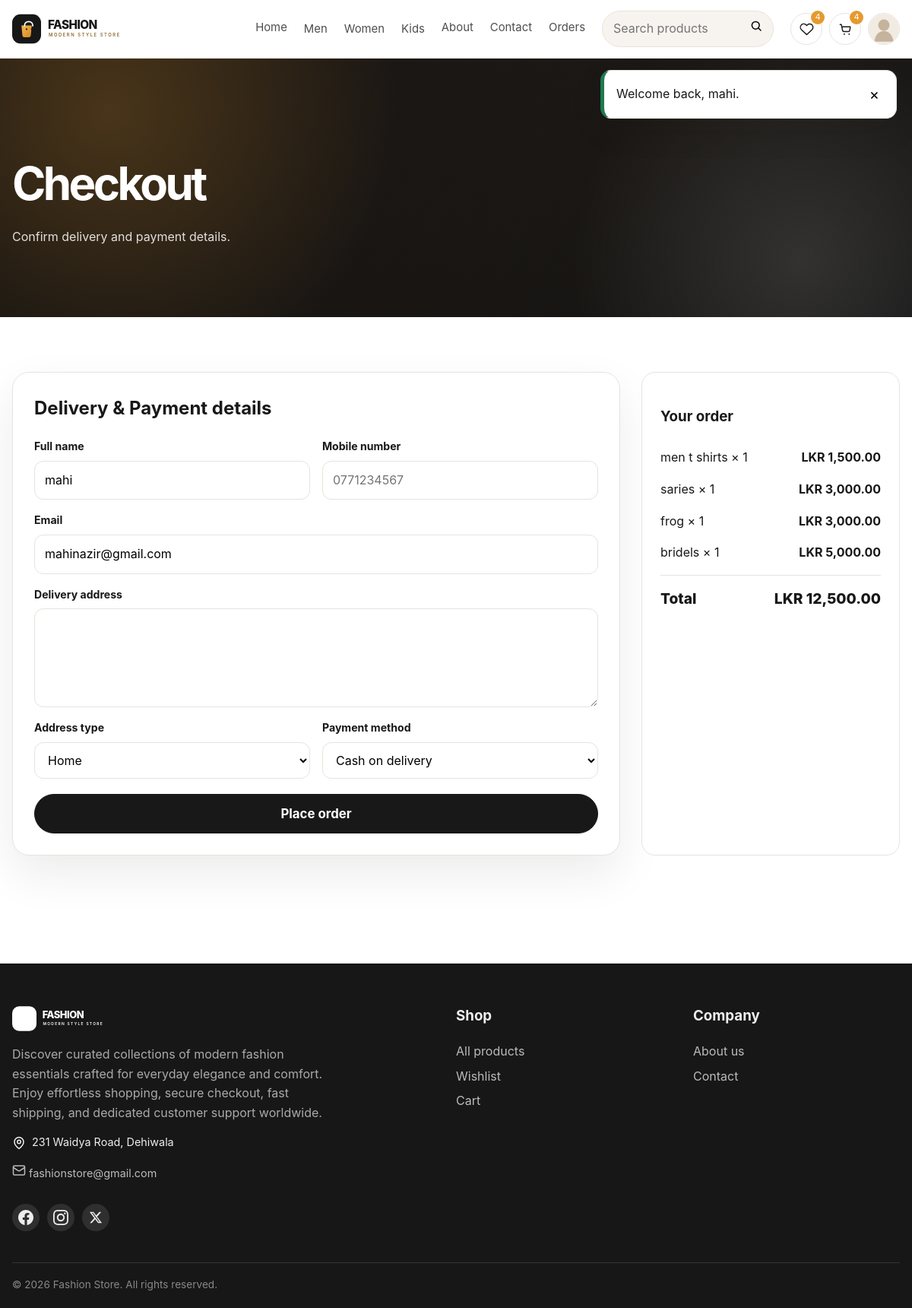
The page /checkout.php (signed in) on the database its author committed.
### tables this page shows
CREATE TABLE `users` (
  `id` varchar(20) NOT NULL,
  `name` varchar(50) NOT NULL,
  `email` varchar(100) NOT NULL,
  `password` varchar(255) NOT NULL,
  `image` varchar(150) NOT NULL DEFAULT '',
  `created_at` timestamp NOT NULL DEFAULT current_timestamp(),
  `updated_at` timestamp NOT NULL DEFAULT current_timestamp() ON UPDATE current_timestamp()
);

CREATE TABLE `cart` (
  `id` varchar(20) NOT NULL,
  `user_id` varchar(20) NOT NULL,
  `product_id` varchar(20) NOT NULL,
  `price` decimal(12,2) NOT NULL,
  `qty` int(10) UNSIGNED NOT NULL DEFAULT 1,
  `option_size` varchar(50) NOT NULL DEFAULT '',
  `created_at` timestamp NOT NULL DEFAULT current_timestamp()
);

CREATE TABLE `products` (
  `id` varchar(20) NOT NULL,
  `seller_id` varchar(20) NOT NULL,
  `name` varchar(80) NOT NULL,
  `price` decimal(12,2) NOT NULL,
  `category` varchar(100) NOT NULL DEFAULT 'Other',
  `thumb_one` varchar(150) NOT NULL DEFAULT '',
  `thumb_two` varchar(150) NOT NULL DEFAULT '',
  `thumb_three` varchar(150) NOT NULL DEFAULT '',
  `stock` int(10) UNSIGNED NOT NULL DEFAULT 0,
  `product_detail` text NOT NULL,
  `status` varchar(20) NOT NULL DEFAULT 'active',
  `created_at` timestamp NOT NULL DEFAULT current_timestamp(),
  `updated_at` timestamp NOT NULL DEFAULT current_timestamp() ON UPDATE current_timestamp()
);

### components/functions.php (called while the page is built, shortened)
<?php
function app_root_path(): string
{
    return dirname(__DIR__);
}
function app_base_url(): string
{
    static $base = null;
    if ($base !== null) {
        return $base;
    }
    $documentRoot = realpath($_SERVER['DOCUMENT_ROOT'] ?? '') ?: '';
    $projectRoot = realpath(app_root_path()) ?: app_root_path();
    $documentRoot = str_replace('\\', '/', $documentRoot);
    $projectRoot = str_replace('\\', '/', $projectRoot);
    if ($documentRoot !== '' && str_starts_with(strtolower($projectRoot), strtolower($documentRoot))) {
        $base = '/' . trim(substr($projectRoot, strlen($documentRoot)), '/');
        if ($base === '/') {
            $base = '';
        }
    } else {
        $base = '';
    }
    return $base;
}
function app_url(string $path = ''): string
{
    $path = ltrim($path, '/');
    $baseUrl = app_base_url();
    if ($baseUrl === '' || $baseUrl === '/') {
        $baseUrl = '/fashion_web';
    }
    return $baseUrl . ($path !== '' ? '/' . $path : '');
}
function e(mixed $value): string
{
    return htmlspecialchars((string) $value, ENT_QUOTES | ENT_SUBSTITUTE, 'UTF-8');
}
function money(mixed $amount): string
{
    return 'LKR ' . number_format((float) $amount, 2);
}
function current_user(PDO $conn): ?array
{
    $id = (string) ($GLOBALS['user_id'] ?? $_SESSION['user_id'] ?? '');
    $stmt = $conn->prepare('SELECT * FROM users WHERE id = ? LIMIT 1');
    $stmt->execute([$id]);
    $user = $stmt->fetch(PDO::FETCH_ASSOC) ?: null;
    return $user;
}

### checkout.php (the view, shortened to what this page needs)
<?php
require_once __DIR__ . '/components/connect.php';
$user = current_user($conn);
$user_id = (string) $user['id'];
$cartStmt = $conn->prepare("SELECT c.id AS cart_id, c.qty, c.option_size, p.* FROM cart c JOIN products p ON p.id = c.product_id WHERE c.user_id = ? AND p.status = 'active' ORDER BY c.created_at ASC");
$cartStmt->execute([$user_id]);
$items = $cartStmt->fetchAll();
$total = array_reduce($items, fn($sum,$item) => $sum + (float)$item['price']*(int)$item['qty'], 0.0);
$validMethods = [
    'Cash on delivery',
    'Credit/Debit Card (Dummy Gateway)'
];
?>
<!doctype html>
<html lang="en">
<head>
    <link rel="stylesheet" href="<?= e(app_url('css/user_style.css')) ?>?v=<?= filemtime(app_root_path().'/css/user_style.css') ?>">
</head>
<body>
<?php include __DIR__ . '/components/user_header.php'; ?>
<section class="page-hero">
    <div class="container">
        <h1>Checkout</h1>
        <p>Confirm delivery and payment details.</p>
    </div>
</section>
<section class="section">
    <div class="container">
        <div class="two-column">
            <form class="form-card" style="margin:0;max-width:none" method="post">
                <h2>Delivery & Payment details</h2>
                <div class="form-grid">
                    <div class="field">
                        <label>Full name</label>
                        <input name="name" required value="<?= e($_POST['name'] ?? $user['name']) ?>">
                    </div>
                    <div class="field">
                        <label>Mobile number</label>
                        <input name="phone" required placeholder="0771234567" value="<?= e($_POST['phone'] ?? '') ?>">
                    </div>
                    <div class="field full">
                        <label>Email</label>
                        <input type="email" name="email" required value="<?= e($_POST['email'] ?? $user['email']) ?>">
                    </div>
                    <div class="field full">
                        <label>Delivery address</label>
                        <textarea name="address" required><?= e($_POST['address'] ?? '') ?></textarea>
                    </div>
                    <div class="field">
                        <label>Address type</label>
                        <select name="address_type">
                            <?php foreach (['Home','Office','Other'] as $option): ?>
                                <option value="<?= e($option) ?>" <?= ($_POST['address_type'] ?? 'Home') === $option ? 'selected' : '' ?>><?= e($option) ?></option>
                            <?php endforeach; ?>
                        </select>
                    </div>
                    <div class="field">
                        <label>Payment method</label>
                        <select name="method" id="payment_method">
                            <?php foreach ($validMethods as $option): ?>
                                <option value="<?= e($option) ?>" <?= ($_POST['method'] ?? 'Cash on delivery') === $option ? 'selected' : '' ?>><?= e($option) ?></option>
                            <?php endforeach; ?>
                        </select>
                    </div>
                </div>
                <button class="button" style="margin-top:20px; width:100%; font-size:1.05rem;" type="submit" name="place_order">Place order</button>
            </form>
            <aside class="summary-card">
                <h3>Your order</h3>
                <?php foreach($items as $item): ?>
                    <div class="summary-row">
                        <span><?= e($item['name']) ?><?= !empty($item['option_size']) ? ' (Size: '.e($item['option_size']).')' : '' ?> × <?= (int)$item['qty'] ?></span>
                        <strong><?= e(money((float)$item['price']*(int)$item['qty'])) ?></strong>
                    </div>
                <?php endforeach; ?>
                <div class="summary-row total">
                    <span>Total</span>
                    <span><?= e(money($total)) ?></span>
                </div>
            </aside>
        </div>
    </div>
</section>
<?php include __DIR__ . '/components/user_footer.php'; include __DIR__ . '/components/alert.php'; ?>
</body>
</html>

### css/user_style.css (style rules this page uses)
:root { --ink:#181818;--muted:#6f6f6f;--line:#e8e3dc;--paper:#fff;--soft:#f7f4ef;--accent:#e59a2f;--danger:#b73737;--success:#1f7a4f;--radius:18px;--shadow:0 16px 45px rgba(26,22,16,.08) }
* { box-sizing:border-box }
html { scroll-behavior:smooth }
body { margin:0;font-family:Inter,Arial,sans-serif;color:var(--ink);background:#fff;line-height:1.6 }
button,input,select,textarea { font:inherit }
.container { width:min(1180px,calc(100% - 32px));margin:auto }
.button,.btn { display:inline-flex;align-items:center;justify-content:center;border:1px solid var(--ink);background:var(--ink);color:#fff;padding:12px 20px;border-radius:999px;cursor:pointer;font-weight:700;transition:.2s }
.section { padding:72px 0 }
.page-hero { padding:56px 0 34px;background:var(--soft) }
.page-hero h1 { font-size:clamp(2.2rem,5vw,4rem);letter-spacing:-.05em;margin:0 }
.page-hero p { color:var(--muted);margin:8px 0 0 }
.form-card { max-width:760px;margin:40px auto;padding:28px;border:1px solid var(--line);border-radius:22px;background:#fff;box-shadow:var(--shadow) }
.form-card h2 { margin-top:0 }
.form-grid { display:grid;grid-template-columns:repeat(2,1fr);gap:16px }
.field { display:grid;gap:7px }
.field.full { grid-column:1/-1 }
.field label { font-size:.88rem;font-weight:700 }
.field input,.field textarea,.field select { width:100%;border:1px solid var(--line);border-radius:12px;padding:12px 13px;outline:none;background:#fff }
.field textarea { min-height:130px;resize:vertical }
.summary-card { padding:24px;border:1px solid var(--line);border-radius:18px;background:#fff }
.summary-row { display:flex;justify-content:space-between;gap:20px;padding:8px 0 }
.summary-row.total { font-size:1.2rem;font-weight:800;border-top:1px solid var(--line);margin-top:8px;padding-top:15px }
.two-column { display:grid;grid-template-columns:minmax(0,1fr) 340px;gap:28px }
:root { --hero-overlay:linear-gradient(100deg, rgba(14,14,14,.82), rgba(14,14,14,.56) 48%, rgba(14,14,14,.24) 100%); }
body { background:#fff; }
.hero, .page-hero { position:relative; overflow:hidden; background-color:#141414; background-image:var(--hero-overlay), var(--hero-image, linear-gradient(135deg,#3b2d21,#151515)); background-size:cover; background-position:center; color:#fff; }
.hero::before, .page-hero::before { content:""; position:absolute; inset:0; background:radial-gradient(circle at 12% 20%, rgba(229,154,47,.24), transparent 35%), radial-gradient(circle at 88% 78%, rgba(255,255,255,.12), transparent 28%); pointer-events:none; }
.hero .container, .page-hero .container { position:relative;z-index:1 }
.page-hero { padding:88px 0 64px;min-height:340px;display:flex;align-items:flex-end }
.page-hero h1 { font-size:clamp(2.4rem,5vw,4.6rem);letter-spacing:-.06em;margin:0 }
.page-hero p { margin:10px 0 0;color:rgba(255,255,255,.86);max-width:680px }
.form-card { box-shadow:0 24px 60px rgba(17,17,17,.08) }

### rows shown on the page
users: name "mahi", email "mahinazir@gmail.com"
cart: product.name "men t shirts", qty "1", money((float)$item['price']*(int)$item['qty']) "LKR 1,500.00"
cart: product.name "saries", qty "1", money((float)$item['price']*(int)$item['qty']) "LKR 3,000.00"
cart: product.name "frog", qty "1", money((float)$item['price']*(int)$item['qty']) "LKR 3,000.00"
cart: product.name "bridels", qty "1", money((float)$item['price']*(int)$item['qty']) "LKR 5,000.00"

### other values the page prints
$wishlistItemsCount "4"
$cartItemsCount "4"
money($total) "LKR 12,500.00"
$flash['message'] "Welcome back, mahi."
form field address_type "Home"
form field method "Cash on delivery"
